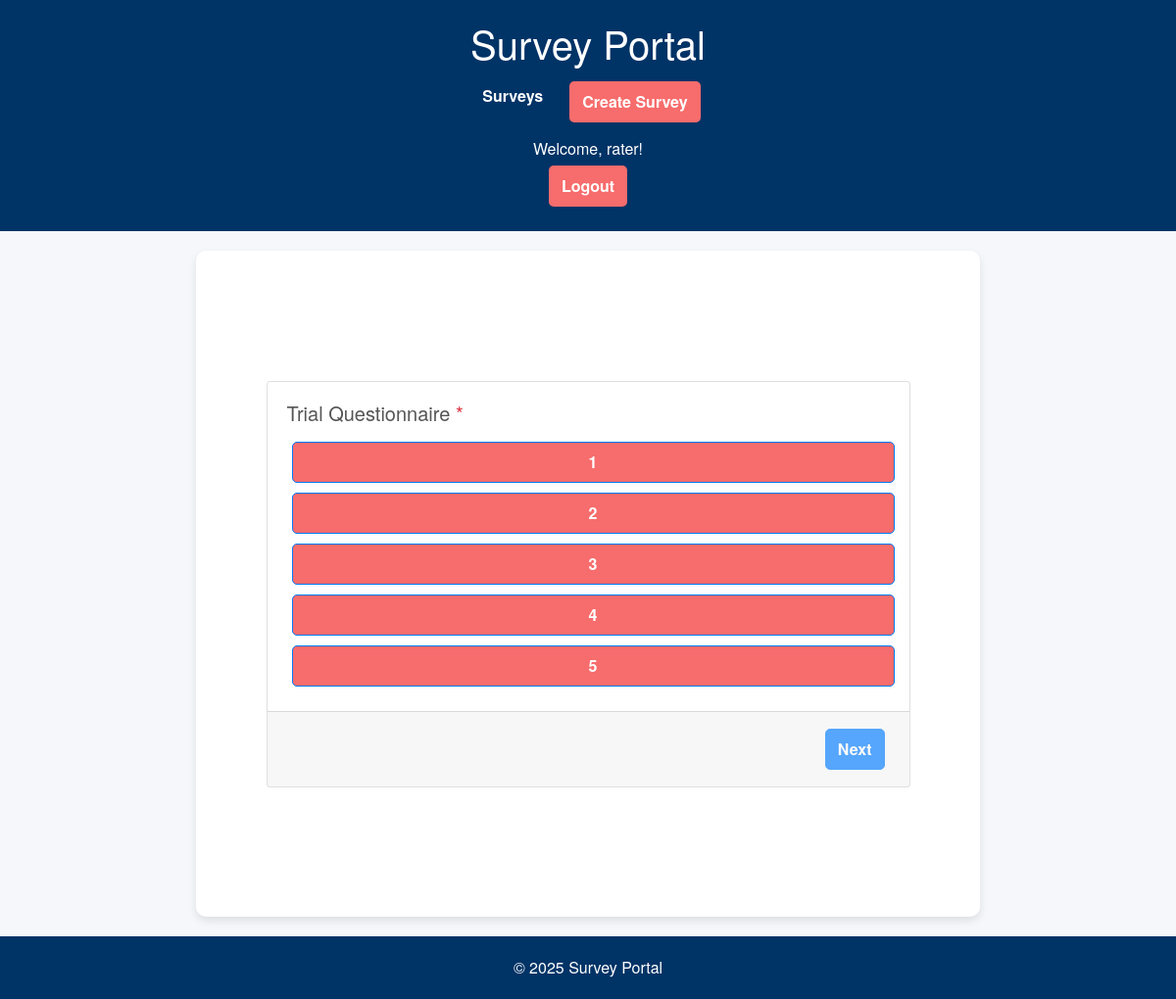
The page /survey/6/ (signed in) on the database its author committed.
### surveys/models.py (models this page shows, shortened)
class Question(models.Model):
    survey = models.ForeignKey(Survey, on_delete=models.CASCADE, related_name='questions')
    text = models.TextField()
    CHART_CHOICES = [
         ('bar', 'Bar Chart'),
         ('line', 'Line Chart'),
         ('pie', 'Pie Chart'),
    ]
    chart_type = models.CharField(max_length=10, choices=CHART_CHOICES, default='bar')
    required = models.BooleanField(default=False)  # New field for required?

class Choice(models.Model):
    question = models.ForeignKey(Question, on_delete=models.CASCADE, related_name='choices')
    text = models.CharField(max_length=255)

### surveys/views.py (the view, shortened to what this page needs)
# urls.py: path('survey/<int:survey_id>/', views.survey_detail, name='survey_detail'),
@login_required
def survey_detail(request, survey_id):
    survey = get_object_or_404(Survey, pk=survey_id)
    if request.method == 'GET':
        survey.visited += 1
        survey.save()
    return render(request, 'survey_detail.html', {'survey': survey})

### surveys/templates/survey_detail.html (shortened to what this page needs)
{% extends 'base.html' %}
{% block content %}
<div class="container d-flex align-items-center justify-content-center" style="min-height: 80vh;">
  <form method="post" id="survey-form" class="w-100">
    <div id="question-cards">
      {% for question in survey.questions.all %}
      <div class="card question-card" data-index="{{ forloop.counter0 }}" data-required="{{ question.required|yesno:'true,false' }}" data-question-id="{{ question.id }}" style="display: none;">
        <div class="card-body">
          <h5 class="card-title">{{ question.text }} {% if question.required %}<span class="text-danger">*</span>{% endif %}</h5>
          <div class="options">
            {% for choice in question.choices.all %}
            <button type="button" class="btn btn-outline-primary option-btn" data-choice="{{ choice.id }}">{{ choice.text }}</button>
            {% endfor %}
          </div>
        </div>
        <div class="card-footer text-right">
          <button type="button" class="btn btn-primary next-btn" disabled style="display: none;">Next</button>
        </div>
      </div>
      {% endfor %}
    </div>
  </form>
</div>
{% endblock %}

### surveys/templates/base.html (shortened to what this page needs)
<!DOCTYPE html>
<html lang="en">
<head>
  <link rel="stylesheet" href="https://maxcdn.bootstrapcdn.com/bootstrap/4.5.2/css/bootstrap.min.css">
</head>
<body>
  <header>
    <h1>Survey Portal</h1>
    <nav>
      <a href="{% url 'survey_list' %}">Surveys</a>
      {% if user.is_staff %}
        <a href="{% url 'survey_create' %}" class="btn">Create Survey</a>
      {% endif %}
    </nav>
    <div class="user-info">
      {% if user.is_authenticated %}
        <span>Welcome, {{ user.username }}!</span>
        <br>
        <a href="{% url 'logout' %}" class="btn">Logout</a>
      {% else %}
        <a href="{% url 'login' %}" class="btn">Login</a>
        <a href="{% url 'register' %}" class="btn">Register</a>
      {% endif %}
    </div>
  </header>
  <main>
    {% block content %}{% endblock %}
  </main>
  <footer>
    <p>&copy; 2025 Survey Portal</p>
  </footer>
</body>
</html>

### surveys/templates/base.html (style rules this page uses)
body { margin: 0; font-family: 'Helvetica Neue', Helvetica, Arial, sans-serif; background-color: #f5f7fa; color: #555; }
header, footer { background-color: #003366; color: #fff; text-align: center; padding: 20px; }
header h1, footer p { margin: 0; }
nav { margin-top: 10px; display: flex; justify-content: center; gap: 10px; flex-wrap: wrap; }
nav a { color: #fff; text-decoration: none; font-weight: bold; padding: 8px 12px; border-radius: 5px; transition: background-color 0.3s ease; }
.btn { background-color: #f76c6c; color: #fff; padding: 8px 12px; margin: 5px; text-decoration: none; border-radius: 5px; font-weight: bold; transition: background-color 0.3s ease, transform 0.1s ease; display: inline-block; }
.user-info { margin-top: 10px; text-align: center; }
main { max-width: 800px; margin: 20px auto; padding: 20px; background-color: #fff; border-radius: 10px; box-shadow: 0 4px 8px rgba(0,0,0,0.1); }

### surveys/templates/survey_detail.html (style rules this page uses)
.question-card { margin: auto; max-width: 90%; }
.options .btn { margin: 5px; width: 100%; }

### rows shown on the page
Question: text "Trial Questionnaire"
Choice: text "1"
Choice: text "2"
Choice: text "3"
Choice: text "4"
Choice: text "5"

### other values the page prints
{{ user.username }} "rater"
